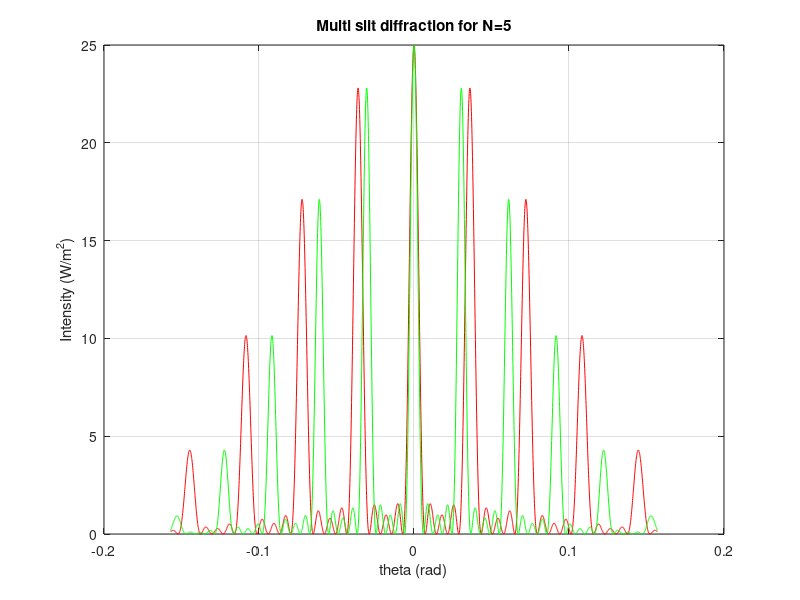
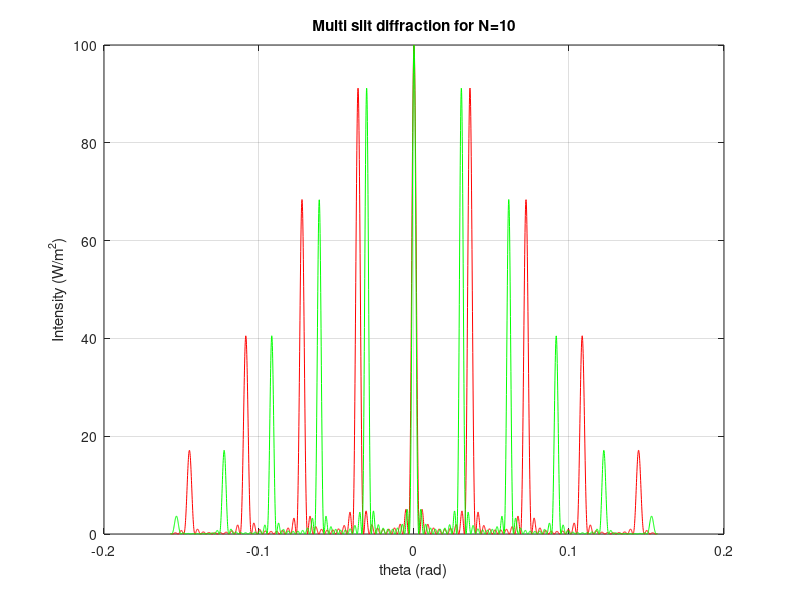

The MATLAB script that drew these images, in order:
% multi slit diffraction
%parameters
h=18e-6;%apature width
b=h/6; %slit width
N=[5 10]; %slits
I0=1; %central I normlisation
gkl=[650e-9 550e-9]; %wavlength (lambda)
k1=(2*pi)/gkl(1); %wave #
k2=(2*pi)/gkl(2);
theta=-pi/20:0.0001:pi/20;
%equations
alpha1=1/2.*k1*h.*sin(theta);
beta1=1/2.*k1*b.*sin(theta);
alpha2=1/2.*k2*h.*sin(theta);
beta2=1/2.*k2*b.*sin(theta);
I1=I0*(sin(beta1)./beta1).^2.*(sin(N(1).*alpha1)./sin(alpha1)).^2;
I2=I0*(sin(beta1)./beta1).^2.*(sin(N(2).*alpha1)./sin(alpha1)).^2;
I3=I0*(sin(beta2)./beta2).^2.*(sin(N(1).*alpha2)./sin(alpha2)).^2;
I4=I0*(sin(beta2)./beta2).^2.*(sin(N(2).*alpha2)./sin(alpha2)).^2;
%plot
figure(1)
plot(theta,I1,'r')
hold on
plot(theta,I3,'g')
grid on
xlabel('theta (rad)')
ylabel('Intensity (W/m^2)')
title('Multi slit diffraction for N=5')
hold off
figure(2)
plot(theta,I2,'r')
hold on
plot(theta,I4,'g')
grid on
xlabel('theta (rad)')
ylabel('Intensity (W/m^2)')
title('Multi slit diffraction for N=10')
hold off